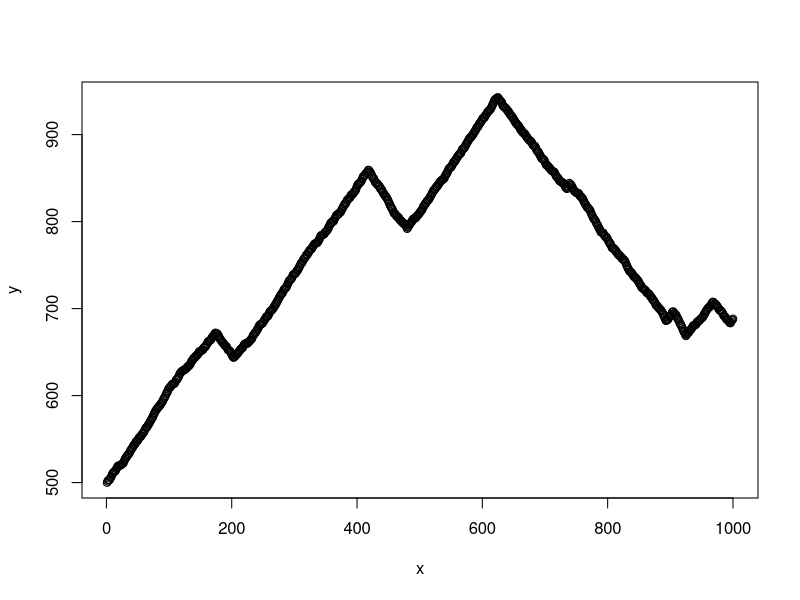

Reproduce this figure in R.
## ---- chunk 1
knitr::opts_chunk$set(echo = TRUE)
## ---- chunk 2
gen_data_pts <- function(n) {
    output_vec <- numeric(n)
    plain_area <- c(0, 1000)
    peak_area <- c(4000, 9000)
    fixed_sd <- 0.2
    cur_pt <- 500
    cur_sign <- 1
    for (i in 1:n) {
        output_vec[i] <- cur_pt
        # Rejection to differentiate from Brownian motion
        while (TRUE) {
            if (cur_pt >= plain_area[1] && cur_pt <= plain_area[2]) {
                # plain logic
                cur_mean <- 5
            }
            if (cur_pt >= peak_area[1] && cur_pt <= peak_area[2]) {
                # peak logic
                cur_mean <- 5
            } else {
                # hill logic
                cur_mean <- runif(1, 0, 2)
            }
            cur_slope <- rnorm(1, mean = cur_mean, sd = fixed_sd)
            break
        }
        # Sign Logic
        # High chance to go up in plain_area
        # Legit chance to go downhills in peak_area
        # Minor chance to flip in other areas
        if (cur_pt >= plain_area[1] && cur_pt <= plain_area[2]) {
            # plain logic
            u <- runif(1, 0, 1.2 - abs(cur_pt - plain_area[1]) / (plain_area[2] - plain_area[1]))
            if (u >= 0.5) {
                cur_sign <- 1
            }
        }
        if (cur_pt >= peak_area[1] && cur_pt <= peak_area[2]) {
            # peak logic
            u <- runif(1, 0, 1 - abs(cur_pt - peak_area[2]) / (plain_area[2] - plain_area[1]))
            if (u >= 0.5) {
                cur_sign <- -1
            }
        } else {
            # hill logic
            u <- runif(1, 0, 5)
            if (u < 0.02) {
                cur_sign <- -cur_sign
            }
        }
        # Finally, clip logic to make sure pts are in range
        cur_pt <- cur_sign * cur_slope + cur_pt
        if (cur_pt < plain_area[1]) cur_pt <- plain_area[1]
        if (cur_pt > peak_area[2]) cur_pt <- peak_area[2]
    }
    output_vec
}
## ---- chunk 3
set.seed(1221112)
n <- 1000
x <- 1:n
y <- gen_data_pts(n)
plot(x, y)
## ---- chunk 4
write.csv(y, file = "terrain.csv")
